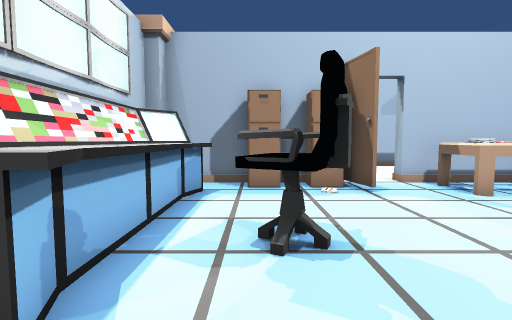
[1] (above)

24 first-person views from a walk through a Unity game level. The camera is 1.4 m above the floor, tilts 4° down and sees 85° across. Doors are open. The floor is counted in squares, 1 m on a side. Each view is taken from the middle of a square. On the plan, view 1 faces up. The plan holds only what a view shows up to about 14 squares ahead; the rest is blank. The place goes on beyond the plan. The player is left out. Some animated figures are left out.

[2]
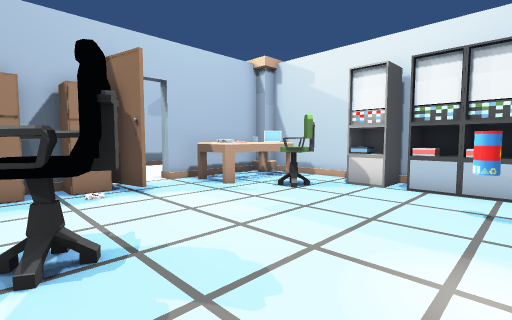

[3]
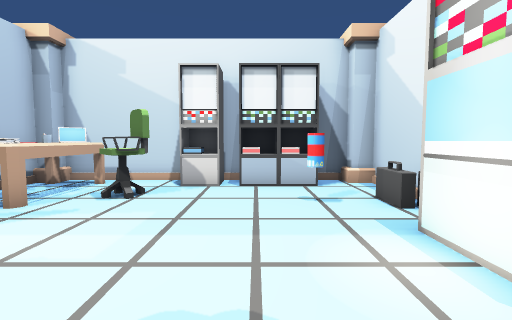

[4]
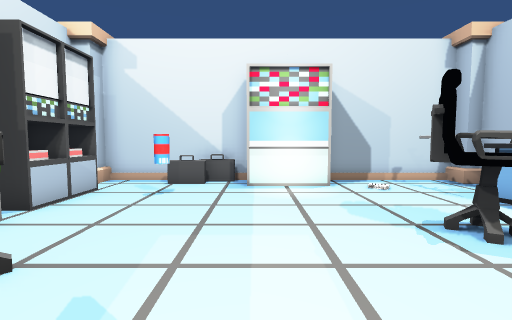

[5]
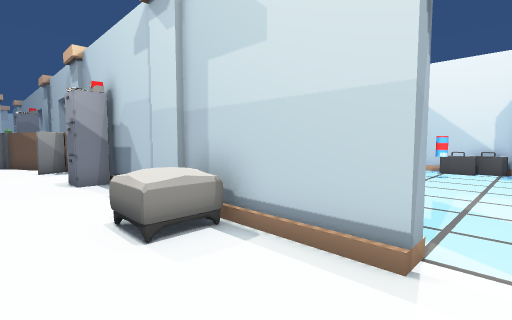

[6]
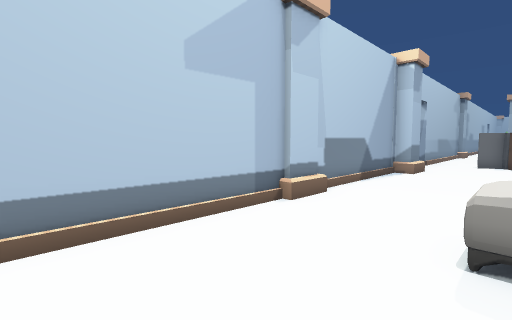

[7]
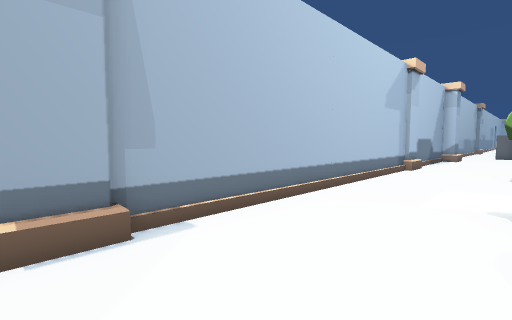

[8]
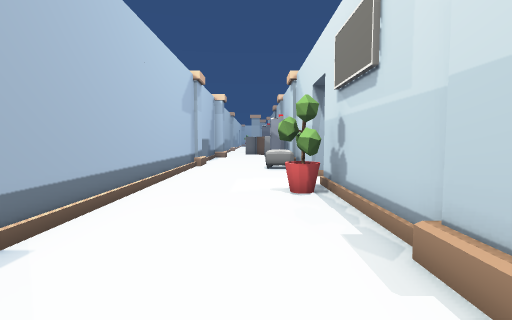

[9]
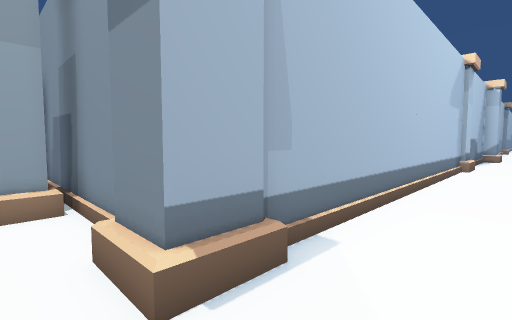

[10]
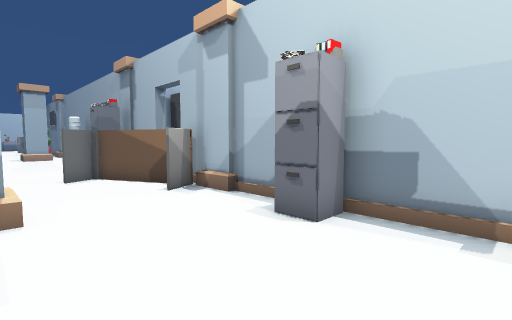

[11]
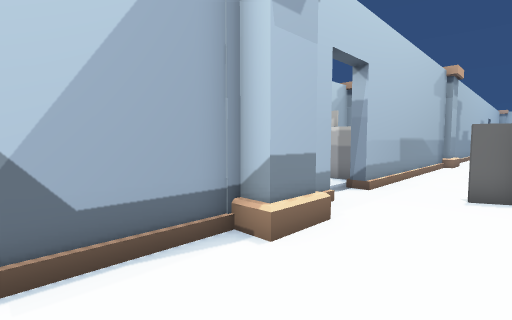

[12]
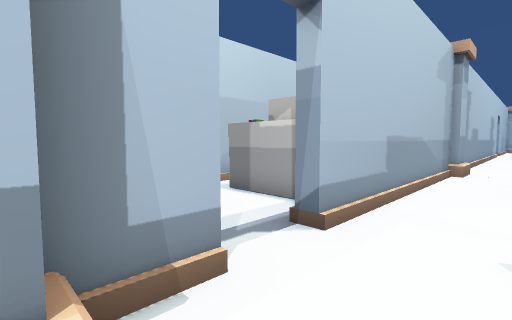

[13]
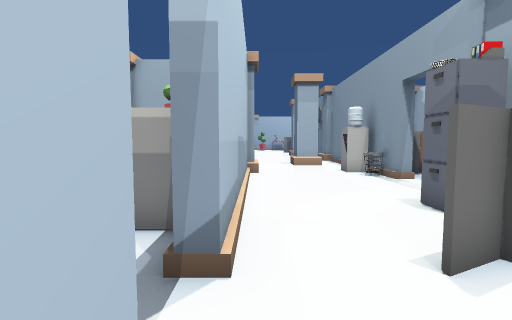

[14]
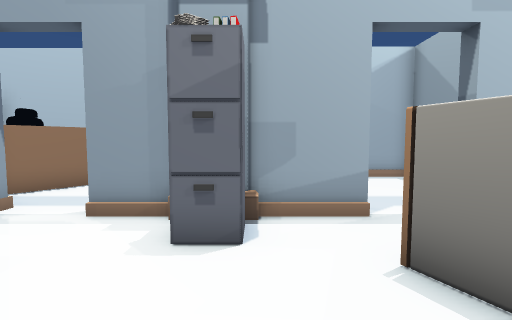

[15]
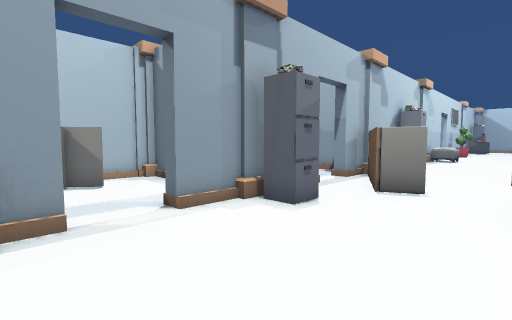

[16]
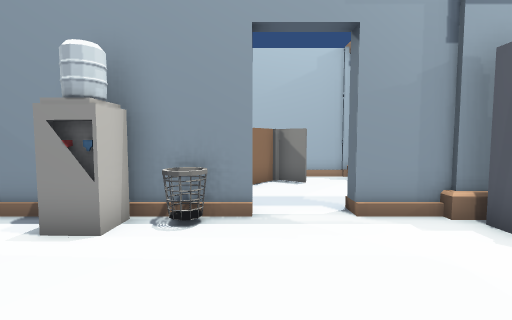

[17]
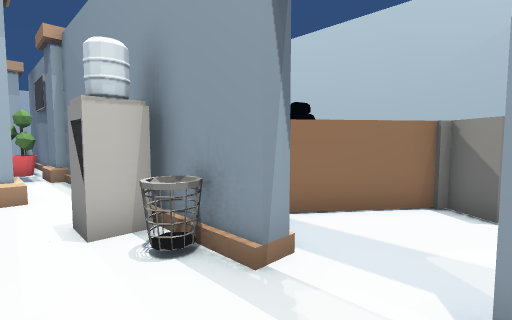

[18]
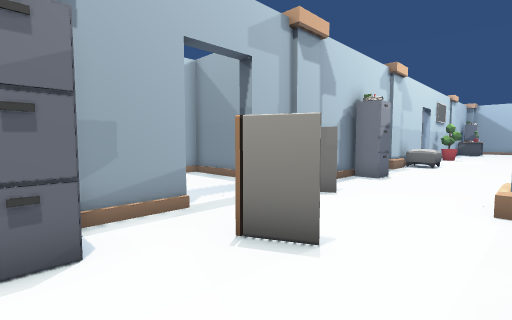

[19]
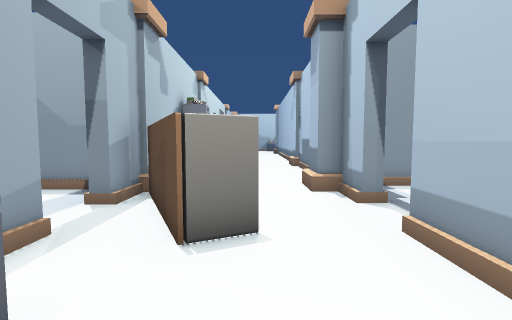

[20]
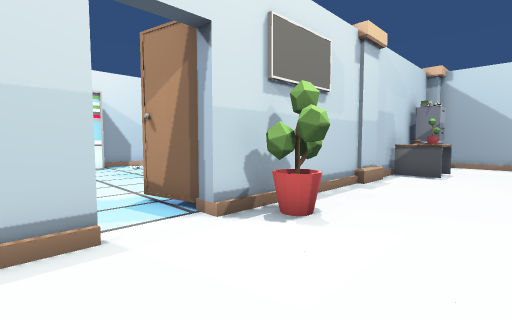

[21]
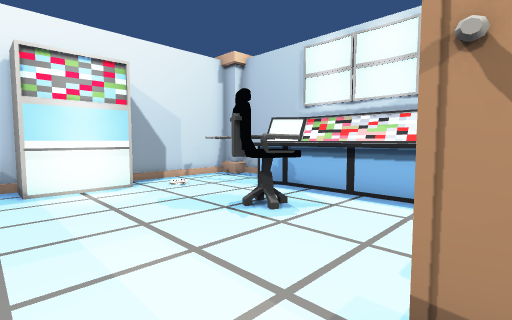

[22]
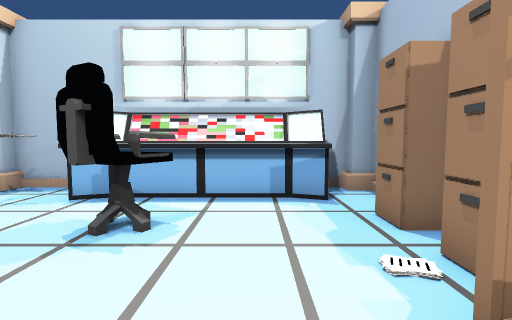

[23]
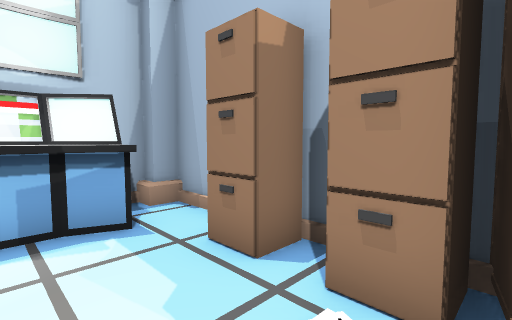

[24]
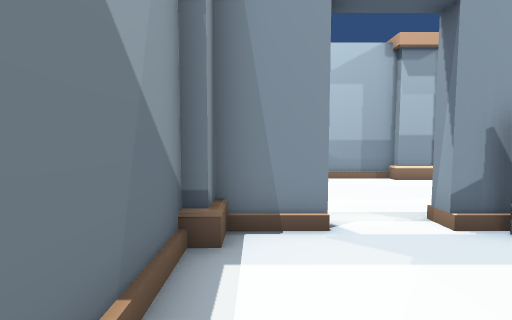

### Floor plan
Key: @ floor where view 1 was taken; # wall or solid block; . floor; T table; R dresser; C chair; P pillar; L laptop; M monitor; A cabinet; B bin; O other object.
Columns run from 6 left of view 1 to 32 right of it. Each row starts with its distance up from view 1.
 21                               #
 20 PP                           ..
 19 ..#                         ..T
 18 ..#                    #.   ..M
 17 ..                     #.. ...T
 16 .PP#############P######  #..##T ##### P
 15  PP.............P......PP............PP
 14  ......................................
 13 ............................T..........
 12 ............................T..........
 11 O......OO.....CC....A...T.TT..#A......O
 10 ##########.################.######..B##
  9   #####.##..TTTTP       # #.  PP....##
  8   # OOR.R#..T L #       #... OO#....TT
  7    OOO......TTLL#       #... OO#...TT
  6    OO........CC.#       #..    #.TTT OO
  5    OO........CC.#       #..    #..T  OO
  4    OO.CC.......O#       ###    ###
  3    OO.CC.......O#
  2    OO..........O#
  1     .O.......O.O#
  0   # OO@........O#
 -1   #P.O..MMM.OO..P
 -2    P####  #O####

Where each view was taken, in squares from view 1:
view 1: 0 up, 0 right, facing up
view 2: 0 up, 0 right, facing up-right
view 3: 2 up, 0 right, facing right
view 4: 8 up, 4 right, facing down
view 5: 13 up, 4 right, facing down-right
view 6: 11 up, 4 right, facing up-right
view 7: 11 up, 5 left, facing up-right
view 8: 12 up, 6 left, facing right
view 9: 13 up, 6 left, facing up-right
view 10: 15 up, 11 right, facing down-right
view 11: 12 up, 14 right, facing up-right
view 12: 13 up, 18 right, facing up-right
view 13: 15 up, 19 right, facing right
view 14: 15 up, 24 right, facing down
view 15: 15 up, 30 right, facing down-left
view 16: 15 up, 29 right, facing down
view 17: 12 up, 27 right, facing down-right
view 18: 15 up, 25 right, facing down-left
view 19: 13 up, 26 right, facing left
view 20: 14 up, 6 right, facing down-left
view 21: 8 up, 5 right, facing down-left
view 22: 6 up, 5 right, facing left
view 23: 6 up, 3 right, facing up-left
view 24: 5 up, 26 right, facing up
